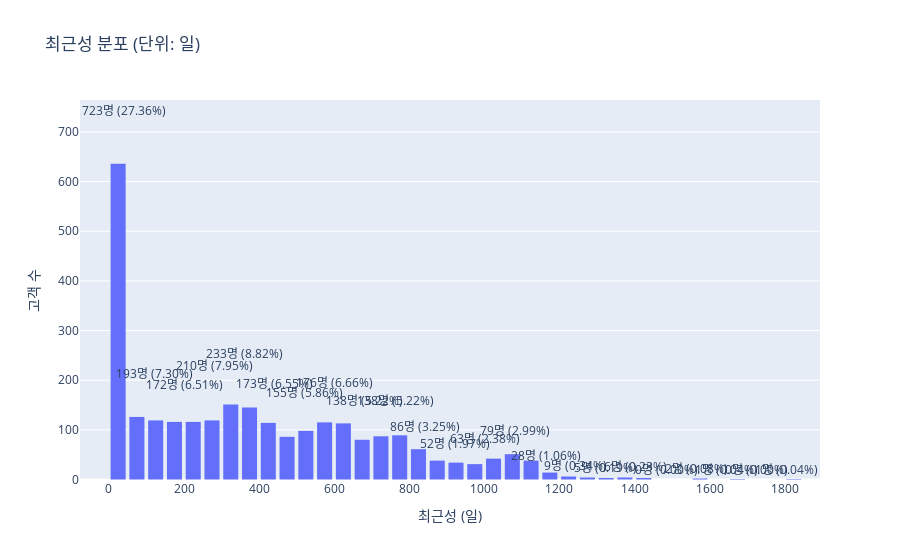
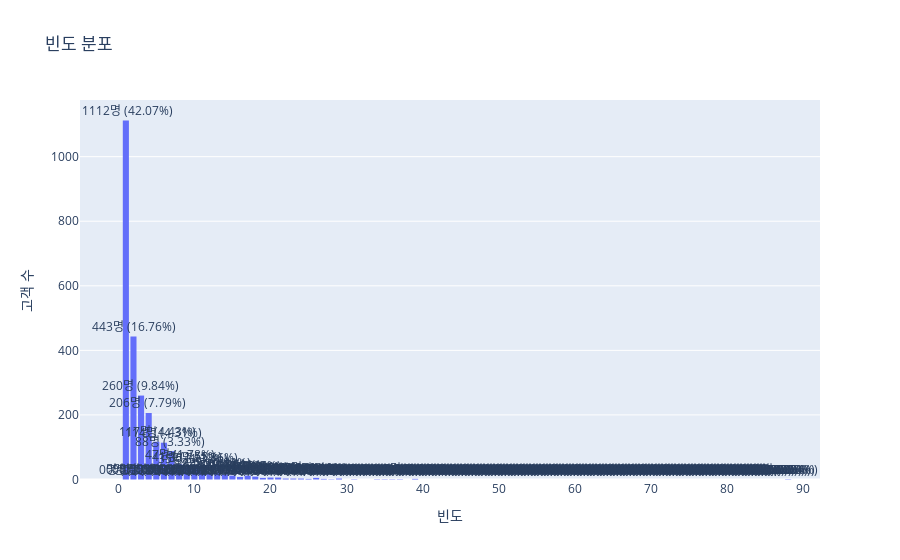
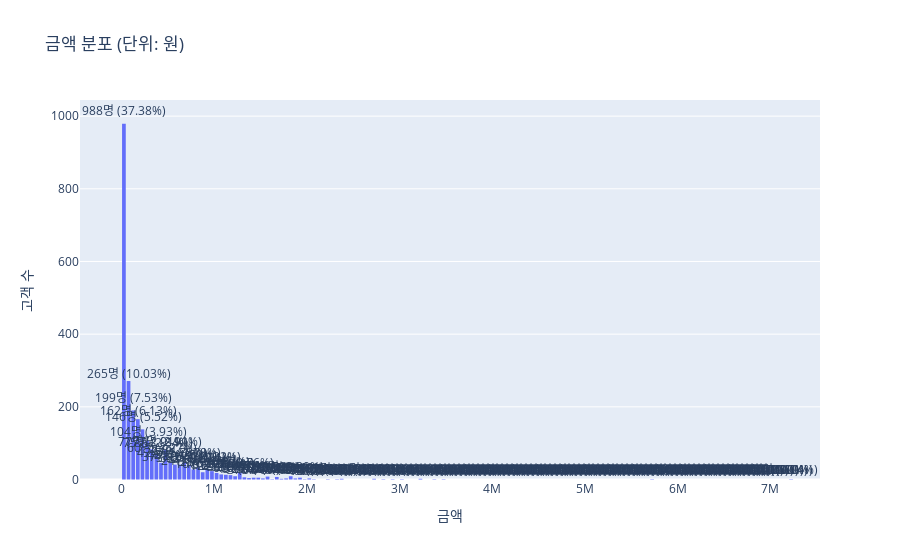
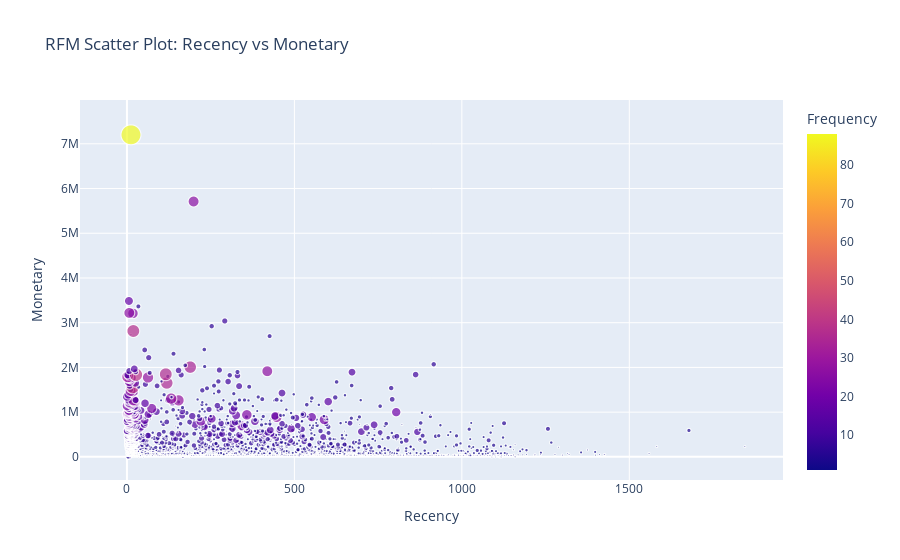

Here is the notebook cell these charts were saved with, in order:
### Code cell
import pandas as pd
from datetime import datetime
import plotly.graph_objects as go
import plotly.express as px
from qrytool import load_data_into_dataframe
import numpy as np


def add_percentage_annotations(fig, data_column, unit):
    counts, bins = np.histogram(data_column, bins='auto')  # 데이터에 따라 자동으로 구간을 정합니다.
    total = sum(counts)  # 전체 개수를 계산합니다.

    # 각 구간(bin)마다 주석을 추가합니다.
    for count, bin_left, bin_right in zip(counts, bins[:-1], bins[1:]):
        bin_center = (bin_left + bin_right) / 2  # 구간의 중간 지점을 계산합니다.
        percentage = (count / total) * 100  # 해당 구간의 비율(퍼센트)을 계산합니다.
        annotation_text = f"{count}{unit}\n({percentage:.2f}%)"  # 주석 텍스트를 준비합니다.
        fig.add_annotation(x=bin_center, y=count, text=annotation_text, showarrow=False, yshift=10)


qry = """
    SELECT all_id, 주문id,결제일시::date,MAX(세후순결제금액) as 결제액
FROM salesmatrix
WHERE all_id IS NOT NULL AND 결제일시::date >= TO_DATE('2018-01-01', 'YYYY-MM-DD')
    AND 정산='합산'
GROUP BY all_id,주문id,결제일시::date;
    """
df = load_data_into_dataframe(qry)

# Convert '결제일시' to datetime
df['결제일시'] = pd.to_datetime(df['결제일시'])

# Calculate RFM metrics
NOW = datetime.now()
rfm = df.groupby('all_id').agg({
    '결제일시': lambda x: (NOW - x.max()).days,
    '주문id': 'count',
    '결제액': 'sum'
}).rename(columns={'결제일시': 'Recency', '주문id': 'Frequency', '결제액': 'Monetary'})

for col in ['Recency', 'Frequency', 'Monetary']:
    total_count = rfm[col].count()
    rfm[f'{col}_text'] = rfm[col].apply(lambda x: f"{x}\n({(x/total_count*100):.2f}%)")

# For Recency, the sorting issue does not apply as it's numerical
fig1 = px.histogram(rfm, x='Recency', title='최근성 분포 (단위: 일)')
fig1.update_layout(xaxis_title='최근성 (일)', yaxis_title='고객 수', bargap=0.2)

add_percentage_annotations(fig1, rfm['Recency'], '명')

# Sort 'Frequency' for plotting
rfm = rfm.sort_values(by=['Frequency'], ascending=False)

# Convert to categorical with ordered categories
rfm['Frequency_cat'] = pd.Categorical(rfm['Frequency'], categories=rfm['Frequency'].unique(), ordered=True)

# Frequency Distribution
fig2 = px.histogram(rfm, x='Frequency_cat', title='빈도 분포')
fig2.update_layout(xaxis_title='빈도', yaxis_title='고객 수', bargap=0.2)
add_percentage_annotations(fig2, rfm['Frequency'], '명')

# Sort 'Monetary' for plotting
rfm = rfm.sort_values(by=['Monetary'])

# Convert to categorical with ordered categories
rfm['Monetary_cat'] = pd.Categorical(rfm['Monetary'], categories=rfm['Monetary'].unique(), ordered=True)

# Monetary Distribution
fig3 = px.histogram(rfm, x='Monetary_cat', title='금액 분포 (단위: 원)')
fig3.update_layout(xaxis_title='금액', yaxis_title='고객 수', bargap=0.2)
add_percentage_annotations(fig3, rfm['Monetary'],'명')
fig1.show()
fig2.show()
fig3.show()

# Optional: Scatter plot for RFM segments (e.g., Recency vs Monetary)
fig4 = px.scatter(rfm, x='Recency', y='Monetary', size='Frequency', color='Frequency',
                  hover_name=rfm.index, title='RFM Scatter Plot: Recency vs Monetary')
fig4.show()

### Figure 1 — Plotly figure (JSON) as saved in the notebook; plotly's stock layout.template omitted (floating-point values rounded to 4 significant figures; data arrays with more than 128 entries replaced by an {"elided": "..."} marker saying what was removed)
{"data": [{"alignmentgroup": "True", "bingroup": "x", "hovertemplate": "Recency=%{x}<br>count=%{y}<extra></extra>", "legendgroup": "", "marker": {"color": "#636efa", "pattern": {"shape": ""}}, "name": "", "offsetgroup": "", "orientation": "v", "showlegend": false, "type": "histogram", "x": {"elided": "2643 int values"}, "xaxis": "x", "yaxis": "y"}], "layout": {"annotations": [{"showarrow": false, "text": "723명\n(27.36%)", "x": 40.11, "y": 723, "yshift": 10}, {"showarrow": false, "text": "193명\n(7.30%)", "x": 120.3, "y": 193, "yshift": 10}, {"showarrow": false, "text": "172명\n(6.51%)", "x": 200.5, "y": 172, "yshift": 10}, {"showarrow": false, "text": "210명\n(7.95%)", "x": 280.8, "y": 210, "yshift": 10}, {"showarrow": false, "text": "233명\n(8.82%)", "x": 361.0, "y": 233, "yshift": 10}, {"showarrow": false, "text": "173명\n(6.55%)", "x": 441.2, "y": 173, "yshift": 10}, {"showarrow": false, "text": "155명\n(5.86%)", "x": 521.4, "y": 155, "yshift": 10}, {"showarrow": false, "text": "176명\n(6.66%)", "x": 601.6, "y": 176, "yshift": 10}, {"showarrow": false, "text": "138명\n(5.22%)", "x": 681.8, "y": 138, "yshift": 10}, {"showarrow": false, "text": "138명\n(5.22%)", "x": 762.1, "y": 138, "yshift": 10}, {"showarrow": false, "text": "86명\n(3.25%)", "x": 842.3, "y": 86, "yshift": 10}, {"showarrow": false, "text": "52명\n(1.97%)", "x": 922.5, "y": 52, "yshift": 10}, {"showarrow": false, "text": "63명\n(2.38%)", "x": 1003.0, "y": 63, "yshift": 10}, {"showarrow": false, "text": "79명\n(2.99%)", "x": 1083.0, "y": 79, "yshift": 10}, {"showarrow": false, "text": "28명\n(1.06%)", "x": 1163.0, "y": 28, "yshift": 10}, {"showarrow": false, "text": "9명\n(0.34%)", "x": 1243.0, "y": 9, "yshift": 10}, {"showarrow": false, "text": "5명\n(0.19%)", "x": 1324.0, "y": 5, "yshift": 10}, {"showarrow": false, "text": "6명\n(0.23%)", "x": 1404.0, "y": 6, "yshift": 10}, {"showarrow": false, "text": "0명\n(0.00%)", "x": 1484.0, "y": 0, "yshift": 10}, {"showarrow": false, "text": "2명\n(0.08%)", "x": 1564.0, "y": 2, "yshift": 10}, {"showarrow": false, "text": "1명\n(0.04%)", "x": 1644.0, "y": 1, "yshift": 10}, {"showarrow": false, "text": "0명\n(0.00%)", "x": 1725.0, "y": 0, "yshift": 10}, {"showarrow": false, "text": "1명\n(0.04%)", "x": 1805.0, "y": 1, "yshift": 10}], "bargap": 0.2, "barmode": "relative", "legend": {"tracegroupgap": 0}, "title": {"text": "최근성 분포 (단위: 일)"}, "xaxis": {"anchor": "y", "domain": [0, 1], "title": {"text": "최근성 (일)"}}, "yaxis": {"anchor": "x", "domain": [0, 1], "title": {"text": "고객 수"}}}}

### Figure 2 — Plotly figure (JSON) as saved in the notebook; plotly's stock layout.template omitted (floating-point values rounded to 4 significant figures; data arrays with more than 128 entries replaced by an {"elided": "..."} marker saying what was removed)
{"data": [{"alignmentgroup": "True", "bingroup": "x", "hovertemplate": "Frequency_cat=%{x}<br>count=%{y}<extra></extra>", "legendgroup": "", "marker": {"color": "#636efa", "pattern": {"shape": ""}}, "name": "", "offsetgroup": "", "orientation": "v", "showlegend": false, "type": "histogram", "x": {"elided": "2643 int values"}, "xaxis": "x", "yaxis": "y"}], "layout": {"annotations": [{"showarrow": false, "text": "1112명\n(42.07%)", "x": 1.216, "y": 1112, "yshift": 10}, {"showarrow": false, "text": "0명\n(0.00%)", "x": 1.649, "y": 0, "yshift": 10}, {"showarrow": false, "text": "443명\n(16.76%)", "x": 2.082, "y": 443, "yshift": 10}, {"showarrow": false, "text": "0명\n(0.00%)", "x": 2.515, "y": 0, "yshift": 10}, {"showarrow": false, "text": "260명\n(9.84%)", "x": 2.948, "y": 260, "yshift": 10}, {"showarrow": false, "text": "0명\n(0.00%)", "x": 3.381, "y": 0, "yshift": 10}, {"showarrow": false, "text": "206명\n(7.79%)", "x": 3.813, "y": 206, "yshift": 10}, {"showarrow": false, "text": "0명\n(0.00%)", "x": 4.246, "y": 0, "yshift": 10}, {"showarrow": false, "text": "0명\n(0.00%)", "x": 4.679, "y": 0, "yshift": 10}, {"showarrow": false, "text": "117명\n(4.43%)", "x": 5.112, "y": 117, "yshift": 10}, {"showarrow": false, "text": "0명\n(0.00%)", "x": 5.545, "y": 0, "yshift": 10}, {"showarrow": false, "text": "114명\n(4.31%)", "x": 5.978, "y": 114, "yshift": 10}, {"showarrow": false, "text": "0명\n(0.00%)", "x": 6.41, "y": 0, "yshift": 10}, {"showarrow": false, "text": "88명\n(3.33%)", "x": 6.843, "y": 88, "yshift": 10}, {"showarrow": false, "text": "0명\n(0.00%)", "x": 7.276, "y": 0, "yshift": 10}, {"showarrow": false, "text": "0명\n(0.00%)", "x": 7.709, "y": 0, "yshift": 10}, {"showarrow": false, "text": "47명\n(1.78%)", "x": 8.142, "y": 47, "yshift": 10}, {"showarrow": false, "text": "0명\n(0.00%)", "x": 8.575, "y": 0, "yshift": 10}, {"showarrow": false, "text": "41명\n(1.55%)", "x": 9.007, "y": 41, "yshift": 10}, {"showarrow": false, "text": "0명\n(0.00%)", "x": 9.44, "y": 0, "yshift": 10}, {"showarrow": false, "text": "35명\n(1.32%)", "x": 9.873, "y": 35, "yshift": 10}, {"showarrow": false, "text": "0명\n(0.00%)", "x": 10.31, "y": 0, "yshift": 10}, {"showarrow": false, "text": "0명\n(0.00%)", "x": 10.74, "y": 0, "yshift": 10}, {"showarrow": false, "text": "36명\n(1.36%)", "x": 11.17, "y": 36, "yshift": 10}, {"showarrow": false, "text": "0명\n(0.00%)", "x": 11.6, "y": 0, "yshift": 10}, {"showarrow": false, "text": "18명\n(0.68%)", "x": 12.04, "y": 18, "yshift": 10}, {"showarrow": false, "text": "0명\n(0.00%)", "x": 12.47, "y": 0, "yshift": 10}, {"showarrow": false, "text": "22명\n(0.83%)", "x": 12.9, "y": 22, "yshift": 10}, {"showarrow": false, "text": "0명\n(0.00%)", "x": 13.34, "y": 0, "yshift": 10}, {"showarrow": false, "text": "0명\n(0.00%)", "x": 13.77, "y": 0, "yshift": 10}, {"showarrow": false, "text": "16명\n(0.61%)", "x": 14.2, "y": 16, "yshift": 10}, {"showarrow": false, "text": "0명\n(0.00%)", "x": 14.63, "y": 0, "yshift": 10}, {"showarrow": false, "text": "12명\n(0.45%)", "x": 15.07, "y": 12, "yshift": 10}, {"showarrow": false, "text": "0명\n(0.00%)", "x": 15.5, "y": 0, "yshift": 10}, {"showarrow": false, "text": "8명\n(0.30%)", "x": 15.93, "y": 8, "yshift": 10}, {"showarrow": false, "text": "0명\n(0.00%)", "x": 16.37, "y": 0, "yshift": 10}, {"showarrow": false, "text": "12명\n(0.45%)", "x": 16.8, "y": 12, "yshift": 10}, {"showarrow": false, "text": "0명\n(0.00%)", "x": 17.23, "y": 0, "yshift": 10}, {"showarrow": false, "text": "0명\n(0.00%)", "x": 17.66, "y": 0, "yshift": 10}, {"showarrow": false, "text": "9명\n(0.34%)", "x": 18.1, "y": 9, "yshift": 10}, {"showarrow": false, "text": "0명\n(0.00%)", "x": 18.53, "y": 0, "yshift": 10}, {"showarrow": false, "text": "5명\n(0.19%)", "x": 18.96, "y": 5, "yshift": 10}, {"showarrow": false, "text": "0명\n(0.00%)", "x": 19.4, "y": 0, "yshift": 10}, {"showarrow": false, "text": "6명\n(0.23%)", "x": 19.83, "y": 6, "yshift": 10}, {"showarrow": false, "text": "0명\n(0.00%)", "x": 20.26, "y": 0, "yshift": 10}, {"showarrow": false, "text": "0명\n(0.00%)", "x": 20.69, "y": 0, "yshift": 10}, {"showarrow": false, "text": "6명\n(0.23%)", "x": 21.13, "y": 6, "yshift": 10}, {"showarrow": false, "text": "0명\n(0.00%)", "x": 21.56, "y": 0, "yshift": 10}, {"showarrow": false, "text": "3명\n(0.11%)", "x": 21.99, "y": 3, "yshift": 10}, {"showarrow": false, "text": "0명\n(0.00%)", "x": 22.43, "y": 0, "yshift": 10}, {"showarrow": false, "text": "3명\n(0.11%)", "x": 22.86, "y": 3, "yshift": 10}, {"showarrow": false, "text": "0명\n(0.00%)", "x": 23.29, "y": 0, "yshift": 10}, {"showarrow": false, "text": "0명\n(0.00%)", "x": 23.72, "y": 0, "yshift": 10}, {"showarrow": false, "text": "3명\n(0.11%)", "x": 24.16, "y": 3, "yshift": 10}, {"showarrow": false, "text": "0명\n(0.00%)", "x": 24.59, "y": 0, "yshift": 10}, {"showarrow": false, "text": "2명\n(0.08%)", "x": 25.02, "y": 2, "yshift": 10}, {"showarrow": false, "text": "0명\n(0.00%)", "x": 25.46, "y": 0, "yshift": 10}, {"showarrow": false, "text": "5명\n(0.19%)", "x": 25.89, "y": 5, "yshift": 10}, {"showarrow": false, "text": "0명\n(0.00%)", "x": 26.32, "y": 0, "yshift": 10}, {"showarrow": false, "text": "0명\n(0.00%)", "x": 26.75, "y": 0, "yshift": 10}, {"showarrow": false, "text": "2명\n(0.08%)", "x": 27.19, "y": 2, "yshift": 10}, {"showarrow": false, "text": "0명\n(0.00%)", "x": 27.62, "y": 0, "yshift": 10}, {"showarrow": false, "text": "1명\n(0.04%)", "x": 28.05, "y": 1, "yshift": 10}, {"showarrow": false, "text": "0명\n(0.00%)", "x": 28.49, "y": 0, "yshift": 10}, {"showarrow": false, "text": "3명\n(0.11%)", "x": 28.92, "y": 3, "yshift": 10}, {"showarrow": false, "text": "0명\n(0.00%)", "x": 29.35, "y": 0, "yshift": 10}, {"showarrow": false, "text": "0명\n(0.00%)", "x": 29.78, "y": 0, "yshift": 10}, {"showarrow": false, "text": "0명\n(0.00%)", "x": 30.22, "y": 0, "yshift": 10}, {"showarrow": false, "text": "0명\n(0.00%)", "x": 30.65, "y": 0, "yshift": 10}, {"showarrow": false, "text": "1명\n(0.04%)", "x": 31.08, "y": 1, "yshift": 10}, {"showarrow": false, "text": "0명\n(0.00%)", "x": 31.51, "y": 0, "yshift": 10}, {"showarrow": false, "text": "0명\n(0.00%)", "x": 31.95, "y": 0, "yshift": 10}, {"showarrow": false, "text": "0명\n(0.00%)", "x": 32.38, "y": 0, "yshift": 10}, {"showarrow": false, "text": "0명\n(0.00%)", "x": 32.81, "y": 0, "yshift": 10}, {"showarrow": false, "text": "0명\n(0.00%)", "x": 33.25, "y": 0, "yshift": 10}, {"showarrow": false, "text": "0명\n(0.00%)", "x": 33.68, "y": 0, "yshift": 10}, {"showarrow": false, "text": "1명\n(0.04%)", "x": 34.11, "y": 1, "yshift": 10}, {"showarrow": false, "text": "0명\n(0.00%)", "x": 34.54, "y": 0, "yshift": 10}, {"showarrow": false, "text": "1명\n(0.04%)", "x": 34.98, "y": 1, "yshift": 10}, {"showarrow": false, "text": "0명\n(0.00%)", "x": 35.41, "y": 0, "yshift": 10}, {"showarrow": false, "text": "1명\n(0.04%)", "x": 35.84, "y": 1, "yshift": 10}, {"showarrow": false, "text": "0명\n(0.00%)", "x": 36.28, "y": 0, "yshift": 10}, {"showarrow": false, "text": "0명\n(0.00%)", "x": 36.71, "y": 0, "yshift": 10}, {"showarrow": false, "text": "1명\n(0.04%)", "x": 37.14, "y": 1, "yshift": 10}, {"showarrow": false, "text": "0명\n(0.00%)", "x": 37.57, "y": 0, "yshift": 10}, {"showarrow": false, "text": "0명\n(0.00%)", "x": 38.01, "y": 0, "yshift": 10}, {"showarrow": false, "text": "0명\n(0.00%)", "x": 38.44, "y": 0, "yshift": 10}, {"showarrow": false, "text": "2명\n(0.08%)", "x": 38.87, "y": 2, "yshift": 10}, {"showarrow": false, "text": "0명\n(0.00%)", "x": 39.31, "y": 0, "yshift": 10}, {"showarrow": false, "text": "0명\n(0.00%)", "x": 39.74, "y": 0, "yshift": 10}, {"showarrow": false, "text": "0명\n(0.00%)", "x": 40.17, "y": 0, "yshift": 10}, {"showarrow": false, "text": "0명\n(0.00%)", "x": 40.6, "y": 0, "yshift": 10}, {"showarrow": false, "text": "0명\n(0.00%)", "x": 41.04, "y": 0, "yshift": 10}, {"showarrow": false, "text": "0명\n(0.00%)", "x": 41.47, "y": 0, "yshift": 10}, {"showarrow": false, "text": "0명\n(0.00%)", "x": 41.9, "y": 0, "yshift": 10}, {"showarrow": false, "text": "0명\n(0.00%)", "x": 42.34, "y": 0, "yshift": 10}, {"showarrow": false, "text": "0명\n(0.00%)", "x": 42.77, "y": 0, "yshift": 10}, {"showarrow": false, "text": "0명\n(0.00%)", "x": 43.2, "y": 0, "yshift": 10}, {"showarrow": false, "text": "0명\n(0.00%)", "x": 43.63, "y": 0, "yshift": 10}, {"showarrow": false, "text": "0명\n(0.00%)", "x": 44.07, "y": 0, "yshift": 10}, {"showarrow": false, "text": "0명\n(0.00%)", "x": 44.5, "y": 0, "yshift": 10}, {"showarrow": false, "text": "0명\n(0.00%)", "x": 44.93, "y": 0, "yshift": 10}, {"showarrow": false, "text": "0명\n(0.00%)", "x": 45.37, "y": 0, "yshift": 10}, {"showarrow": false, "text": "0명\n(0.00%)", "x": 45.8, "y": 0, "yshift": 10}, {"showarrow": false, "text": "0명\n(0.00%)", "x": 46.23, "y": 0, "yshift": 10}, {"showarrow": false, "text": "0명\n(0.00%)", "x": 46.66, "y": 0, "yshift": 10}, {"showarrow": false, "text": "0명\n(0.00%)", "x": 47.1, "y": 0, "yshift": 10}, {"showarrow": false, "text": "0명\n(0.00%)", "x": 47.53, "y": 0, "yshift": 10}, {"showarrow": false, "text": "0명\n(0.00%)", "x": 47.96, "y": 0, "yshift": 10}, {"showarrow": false, "text": "0명\n(0.00%)", "x": 48.4, "y": 0, "yshift": 10}, {"showarrow": false, "text": "0명\n(0.00%)", "x": 48.83, "y": 0, "yshift": 10}, {"showarrow": false, "text": "0명\n(0.00%)", "x": 49.26, "y": 0, "yshift": 10}, {"showarrow": false, "text": "0명\n(0.00%)", "x": 49.69, "y": 0, "yshift": 10}, {"showarrow": false, "text": "0명\n(0.00%)", "x": 50.13, "y": 0, "yshift": 10}, {"showarrow": false, "text": "0명\n(0.00%)", "x": 50.56, "y": 0, "yshift": 10}, {"showarrow": false, "text": "0명\n(0.00%)", "x": 50.99, "y": 0, "yshift": 10}, {"showarrow": false, "text": "0명\n(0.00%)", "x": 51.43, "y": 0, "yshift": 10}, {"showarrow": false, "text": "0명\n(0.00%)", "x": 51.86, "y": 0, "yshift": 10}, {"showarrow": false, "text": "0명\n(0.00%)", "x": 52.29, "y": 0, "yshift": 10}, {"showarrow": false, "text": "0명\n(0.00%)", "x": 52.72, "y": 0, "yshift": 10}, {"showarrow": false, "text": "0명\n(0.00%)", "x": 53.16, "y": 0, "yshift": 10}, {"showarrow": false, "text": "0명\n(0.00%)", "x": 53.59, "y": 0, "yshift": 10}, {"showarrow": false, "text": "0명\n(0.00%)", "x": 54.02, "y": 0, "yshift": 10}, {"showarrow": false, "text": "0명\n(0.00%)", "x": 54.46, "y": 0, "yshift": 10}, {"showarrow": false, "text": "0명\n(0.00%)", "x": 54.89, "y": 0, "yshift": 10}, {"showarrow": false, "text": "0명\n(0.00%)", "x": 55.32, "y": 0, "yshift": 10}, {"showarrow": false, "text": "0명\n(0.00%)", "x": 55.75, "y": 0, "yshift": 10}, {"showarrow": false, "text": "0명\n(0.00%)", "x": 56.19, "y": 0, "yshift": 10}, {"showarrow": false, "text": "0명\n(0.00%)", "x": 56.62, "y": 0, "yshift": 10}, {"showarrow": false, "text": "0명\n(0.00%)", "x": 57.05, "y": 0, "yshift": 10}, {"showarrow": false, "text": "0명\n(0.00%)", "x": 57.49, "y": 0, "yshift": 10}, {"showarrow": false, "text": "0명\n(0.00%)", "x": 57.92, "y": 0, "yshift": 10}, {"showarrow": false, "text": "0명\n(0.00%)", "x": 58.35, "y": 0, "yshift": 10}, {"showarrow": false, "text": "0명\n(0.00%)", "x": 58.78, "y": 0, "yshift": 10}, {"showarrow": false, "text": "0명\n(0.00%)", "x": 59.22, "y": 0, "yshift": 10}, {"showarrow": false, "text": "0명\n(0.00%)", "x": 59.65, "y": 0, "yshift": 10}, {"showarrow": false, "text": "0명\n(0.00%)", "x": 60.08, "y": 0, "yshift": 10}, {"showarrow": false, "text": "0명\n(0.00%)", "x": 60.51, "y": 0, "yshift": 10}, {"showarrow": false, "text": "0명\n(0.00%)", "x": 60.95, "y": 0, "yshift": 10}, {"showarrow": false, "text": "0명\n(0.00%)", "x": 61.38, "y": 0, "yshift": 10}, {"showarrow": false, "text": "0명\n(0.00%)", "x": 61.81, "y": 0, "yshift": 10}, {"showarrow": false, "text": "0명\n(0.00%)", "x": 62.25, "y": 0, "yshift": 10}, {"showarrow": false, "text": "0명\n(0.00%)", "x": 62.68, "y": 0, "yshift": 10}, {"showarrow": false, "text": "0명\n(0.00%)", "x": 63.11, "y": 0, "yshift": 10}, {"showarrow": false, "text": "0명\n(0.00%)", "x": 63.54, "y": 0, "yshift": 10}, {"showarrow": false, "text": "0명\n(0.00%)", "x": 63.98, "y": 0, "yshift": 10}, {"showarrow": false, "text": "0명\n(0.00%)", "x": 64.41, "y": 0, "yshift": 10}, {"showarrow": false, "text": "0명\n(0.00%)", "x": 64.84, "y": 0, "yshift": 10}, {"showarrow": false, "text": "0명\n(0.00%)", "x": 65.28, "y": 0, "yshift": 10}, {"showarrow": false, "text": "0명\n(0.00%)", "x": 65.71, "y": 0, "yshift": 10}, {"showarrow": false, "text": "0명\n(0.00%)", "x": 66.14, "y": 0, "yshift": 10}, {"showarrow": false, "text": "0명\n(0.00%)", "x": 66.57, "y": 0, "yshift": 10}, {"showarrow": false, "text": "0명\n(0.00%)", "x": 67.01, "y": 0, "yshift": 10}, {"showarrow": false, "text": "0명\n(0.00%)", "x": 67.44, "y": 0, "yshift": 10}, {"showarrow": false, "text": "0명\n(0.00%)", "x": 67.87, "y": 0, "yshift": 10}, {"showarrow": false, "text": "0명\n(0.00%)", "x": 68.31, "y": 0, "yshift": 10}, {"showarrow": false, "text": "0명\n(0.00%)", "x": 68.74, "y": 0, "yshift": 10}, {"showarrow": false, "text": "0명\n(0.00%)", "x": 69.17, "y": 0, "yshift": 10}, {"showarrow": false, "text": "0명\n(0.00%)", "x": 69.6, "y": 0, "yshift": 10}, {"showarrow": false, "text": "0명\n(0.00%)", "x": 70.04, "y": 0, "yshift": 10}, {"showarrow": false, "text": "0명\n(0.00%)", "x": 70.47, "y": 0, "yshift": 10}, {"showarrow": false, "text": "0명\n(0.00%)", "x": 70.9, "y": 0, "yshift": 10}, {"showarrow": false, "text": "0명\n(0.00%)", "x": 71.34, "y": 0, "yshift": 10}, {"showarrow": false, "text": "0명\n(0.00%)", "x": 71.77, "y": 0, "yshift": 10}, {"showarrow": false, "text": "0명\n(0.00%)", "x": 72.2, "y": 0, "yshift": 10}, {"showarrow": false, "text": "0명\n(0.00%)", "x": 72.63, "y": 0, "yshift": 10}, {"showarrow": false, "text": "0명\n(0.00%)", "x": 73.07, "y": 0, "yshift": 10}, {"showarrow": false, "text": "0명\n(0.00%)", "x": 73.5, "y": 0, "yshift": 10}, {"showarrow": false, "text": "0명\n(0.00%)", "x": 73.93, "y": 0, "yshift": 10}, {"showarrow": false, "text": "0명\n(0.00%)", "x": 74.37, "y": 0, "yshift": 10}, {"showarrow": false, "text": "0명\n(0.00%)", "x": 74.8, "y": 0, "yshift": 10}, {"showarrow": false, "text": "0명\n(0.00%)", "x": 75.23, "y": 0, "yshift": 10}, {"showarrow": false, "text": "0명\n(0.00%)", "x": 75.66, "y": 0, "yshift": 10}, {"showarrow": false, "text": "0명\n(0.00%)", "x": 76.1, "y": 0, "yshift": 10}, {"showarrow": false, "text": "0명\n(0.00%)", "x": 76.53, "y": 0, "yshift": 10}, {"showarrow": false, "text": "0명\n(0.00%)", "x": 76.96, "y": 0, "yshift": 10}, {"showarrow": false, "text": "0명\n(0.00%)", "x": 77.4, "y": 0, "yshift": 10}, {"showarrow": false, "text": "0명\n(0.00%)", "x": 77.83, "y": 0, "yshift": 10}, {"showarrow": false, "text": "0명\n(0.00%)", "x": 78.26, "y": 0, "yshift": 10}, {"showarrow": false, "text": "0명\n(0.00%)", "x": 78.69, "y": 0, "yshift": 10}, {"showarrow": false, "text": "0명\n(0.00%)", "x": 79.13, "y": 0, "yshift": 10}, {"showarrow": false, "text": "0명\n(0.00%)", "x": 79.56, "y": 0, "yshift": 10}, {"showarrow": false, "text": "0명\n(0.00%)", "x": 79.99, "y": 0, "yshift": 10}, {"showarrow": false, "text": "0명\n(0.00%)", "x": 80.43, "y": 0, "yshift": 10}, {"showarrow": false, "text": "0명\n(0.00%)", "x": 80.86, "y": 0, "yshift": 10}, {"showarrow": false, "text": "0명\n(0.00%)", "x": 81.29, "y": 0, "yshift": 10}, {"showarrow": false, "text": "0명\n(0.00%)", "x": 81.72, "y": 0, "yshift": 10}, {"showarrow": false, "text": "0명\n(0.00%)", "x": 82.16, "y": 0, "yshift": 10}, {"showarrow": false, "text": "0명\n(0.00%)", "x": 82.59, "y": 0, "yshift": 10}, {"showarrow": false, "text": "0명\n(0.00%)", "x": 83.02, "y": 0, "yshift": 10}, {"showarrow": false, "text": "0명\n(0.00%)", "x": 83.46, "y": 0, "yshift": 10}, {"showarrow": false, "text": "0명\n(0.00%)", "x": 83.89, "y": 0, "yshift": 10}, {"showarrow": false, "text": "0명\n(0.00%)", "x": 84.32, "y": 0, "yshift": 10}, {"showarrow": false, "text": "0명\n(0.00%)", "x": 84.75, "y": 0, "yshift": 10}, {"showarrow": false, "text": "0명\n(0.00%)", "x": 85.19, "y": 0, "yshift": 10}, {"showarrow": false, "text": "0명\n(0.00%)", "x": 85.62, "y": 0, "yshift": 10}, {"showarrow": false, "text": "0명\n(0.00%)", "x": 86.05, "y": 0, "yshift": 10}, {"showarrow": false, "text": "0명\n(0.00%)", "x": 86.49, "y": 0, "yshift": 10}, {"showarrow": false, "text": "0명\n(0.00%)", "x": 86.92, "y": 0, "yshift": 10}, {"showarrow": false, "text": "0명\n(0.00%)", "x": 87.35, "y": 0, "yshift": 10}, {"showarrow": false, "text": "1명\n(0.04%)", "x": 87.78, "y": 1, "yshift": 10}], "bargap": 0.2, "barmode": "relative", "legend": {"tracegroupgap": 0}, "title": {"text": "빈도 분포"}, "xaxis": {"anchor": "y", "domain": [0, 1], "title": {"text": "빈도"}}, "yaxis": {"anchor": "x", "domain": [0, 1], "title": {"text": "고객 수"}}}}

### Figure 3 — Plotly figure (JSON) as saved in the notebook; plotly's stock layout.template omitted (floating-point values rounded to 4 significant figures; data arrays with more than 128 entries replaced by an {"elided": "..."} marker saying what was removed)
{"data": [{"alignmentgroup": "True", "bingroup": "x", "hovertemplate": "Monetary_cat=%{x}<br>count=%{y}<extra></extra>", "legendgroup": "", "marker": {"color": "#636efa", "pattern": {"shape": ""}}, "name": "", "offsetgroup": "", "orientation": "v", "showlegend": false, "type": "histogram", "x": {"elided": "2643 int values"}, "xaxis": "x", "yaxis": "y"}], "layout": {"annotations": [{"showarrow": false, "text": "988명\n(37.38%)", "x": 25900.0, "y": 988, "yshift": 10}, {"showarrow": false, "text": "265명\n(10.03%)", "x": 77710.0, "y": 265, "yshift": 10}, {"showarrow": false, "text": "199명\n(7.53%)", "x": 129500.0, "y": 199, "yshift": 10}, {"showarrow": false, "text": "162명\n(6.13%)", "x": 181300.0, "y": 162, "yshift": 10}, {"showarrow": false, "text": "146명\n(5.52%)", "x": 233100.0, "y": 146, "yshift": 10}, {"showarrow": false, "text": "104명\n(3.93%)", "x": 284900.0, "y": 104, "yshift": 10}, {"showarrow": false, "text": "77명\n(2.91%)", "x": 336700.0, "y": 77, "yshift": 10}, {"showarrow": false, "text": "75명\n(2.84%)", "x": 388500.0, "y": 75, "yshift": 10}, {"showarrow": false, "text": "60명\n(2.27%)", "x": 440300.0, "y": 60, "yshift": 10}, {"showarrow": false, "text": "77명\n(2.91%)", "x": 492200.0, "y": 77, "yshift": 10}, {"showarrow": false, "text": "47명\n(1.78%)", "x": 544000.0, "y": 47, "yshift": 10}, {"showarrow": false, "text": "37명\n(1.40%)", "x": 595800.0, "y": 37, "yshift": 10}, {"showarrow": false, "text": "42명\n(1.59%)", "x": 647600.0, "y": 42, "yshift": 10}, {"showarrow": false, "text": "47명\n(1.78%)", "x": 699400.0, "y": 47, "yshift": 10}, {"showarrow": false, "text": "34명\n(1.29%)", "x": 751200.0, "y": 34, "yshift": 10}, {"showarrow": false, "text": "24명\n(0.91%)", "x": 803000.0, "y": 24, "yshift": 10}, {"showarrow": false, "text": "32명\n(1.21%)", "x": 854800.0, "y": 32, "yshift": 10}, {"showarrow": false, "text": "35명\n(1.32%)", "x": 906600.0, "y": 35, "yshift": 10}, {"showarrow": false, "text": "16명\n(0.61%)", "x": 958400.0, "y": 16, "yshift": 10}, {"showarrow": false, "text": "23명\n(0.87%)", "x": 1010000.0, "y": 23, "yshift": 10}, {"showarrow": false, "text": "16명\n(0.61%)", "x": 1062000.0, "y": 16, "yshift": 10}, {"showarrow": false, "text": "12명\n(0.45%)", "x": 1114000.0, "y": 12, "yshift": 10}, {"showarrow": false, "text": "12명\n(0.45%)", "x": 1166000.0, "y": 12, "yshift": 10}, {"showarrow": false, "text": "12명\n(0.45%)", "x": 1217000.0, "y": 12, "yshift": 10}, {"showarrow": false, "text": "20명\n(0.76%)", "x": 1269000.0, "y": 20, "yshift": 10}, {"showarrow": false, "text": "6명\n(0.23%)", "x": 1321000.0, "y": 6, "yshift": 10}, {"showarrow": false, "text": "4명\n(0.15%)", "x": 1373000.0, "y": 4, "yshift": 10}, {"showarrow": false, "text": "5명\n(0.19%)", "x": 1425000.0, "y": 5, "yshift": 10}, {"showarrow": false, "text": "6명\n(0.23%)", "x": 1476000.0, "y": 6, "yshift": 10}, {"showarrow": false, "text": "2명\n(0.08%)", "x": 1528000.0, "y": 2, "yshift": 10}, {"showarrow": false, "text": "8명\n(0.30%)", "x": 1580000.0, "y": 8, "yshift": 10}, {"showarrow": false, "text": "3명\n(0.11%)", "x": 1632000.0, "y": 3, "yshift": 10}, {"showarrow": false, "text": "5명\n(0.19%)", "x": 1684000.0, "y": 5, "yshift": 10}, {"showarrow": false, "text": "2명\n(0.08%)", "x": 1735000.0, "y": 2, "yshift": 10}, {"showarrow": false, "text": "4명\n(0.15%)", "x": 1787000.0, "y": 4, "yshift": 10}, {"showarrow": false, "text": "8명\n(0.30%)", "x": 1839000.0, "y": 8, "yshift": 10}, {"showarrow": false, "text": "5명\n(0.19%)", "x": 1891000.0, "y": 5, "yshift": 10}, {"showarrow": false, "text": "4명\n(0.15%)", "x": 1943000.0, "y": 4, "yshift": 10}, {"showarrow": false, "text": "2명\n(0.08%)", "x": 1995000.0, "y": 2, "yshift": 10}, {"showarrow": false, "text": "2명\n(0.08%)", "x": 2046000.0, "y": 2, "yshift": 10}, {"showarrow": false, "text": "0명\n(0.00%)", "x": 2098000.0, "y": 0, "yshift": 10}, {"showarrow": false, "text": "0명\n(0.00%)", "x": 2150000.0, "y": 0, "yshift": 10}, {"showarrow": false, "text": "1명\n(0.04%)", "x": 2202000.0, "y": 1, "yshift": 10}, {"showarrow": false, "text": "0명\n(0.00%)", "x": 2254000.0, "y": 0, "yshift": 10}, {"showarrow": false, "text": "1명\n(0.04%)", "x": 2305000.0, "y": 1, "yshift": 10}, {"showarrow": false, "text": "0명\n(0.00%)", "x": 2357000.0, "y": 0, "yshift": 10}, {"showarrow": false, "text": "2명\n(0.08%)", "x": 2409000.0, "y": 2, "yshift": 10}, {"showarrow": false, "text": "0명\n(0.00%)", "x": 2461000.0, "y": 0, "yshift": 10}, {"showarrow": false, "text": "0명\n(0.00%)", "x": 2513000.0, "y": 0, "yshift": 10}, {"showarrow": false, "text": "0명\n(0.00%)", "x": 2564000.0, "y": 0, "yshift": 10}, {"showarrow": false, "text": "0명\n(0.00%)", "x": 2616000.0, "y": 0, "yshift": 10}, {"showarrow": false, "text": "0명\n(0.00%)", "x": 2668000.0, "y": 0, "yshift": 10}, {"showarrow": false, "text": "2명\n(0.08%)", "x": 2720000.0, "y": 2, "yshift": 10}, {"showarrow": false, "text": "0명\n(0.00%)", "x": 2772000.0, "y": 0, "yshift": 10}, {"showarrow": false, "text": "1명\n(0.04%)", "x": 2823000.0, "y": 1, "yshift": 10}, {"showarrow": false, "text": "0명\n(0.00%)", "x": 2875000.0, "y": 0, "yshift": 10}, {"showarrow": false, "text": "1명\n(0.04%)", "x": 2927000.0, "y": 1, "yshift": 10}, {"showarrow": false, "text": "0명\n(0.00%)", "x": 2979000.0, "y": 0, "yshift": 10}, {"showarrow": false, "text": "1명\n(0.04%)", "x": 3031000.0, "y": 1, "yshift": 10}, {"showarrow": false, "text": "0명\n(0.00%)", "x": 3082000.0, "y": 0, "yshift": 10}, {"showarrow": false, "text": "0명\n(0.00%)", "x": 3134000.0, "y": 0, "yshift": 10}, {"showarrow": false, "text": "1명\n(0.04%)", "x": 3186000.0, "y": 1, "yshift": 10}, {"showarrow": false, "text": "1명\n(0.04%)", "x": 3238000.0, "y": 1, "yshift": 10}, {"showarrow": false, "text": "0명\n(0.00%)", "x": 3290000.0, "y": 0, "yshift": 10}, {"showarrow": false, "text": "1명\n(0.04%)", "x": 3341000.0, "y": 1, "yshift": 10}, {"showarrow": false, "text": "0명\n(0.00%)", "x": 3393000.0, "y": 0, "yshift": 10}, {"showarrow": false, "text": "0명\n(0.00%)", "x": 3445000.0, "y": 0, "yshift": 10}, {"showarrow": false, "text": "1명\n(0.04%)", "x": 3497000.0, "y": 1, "yshift": 10}, {"showarrow": false, "text": "0명\n(0.00%)", "x": 3549000.0, "y": 0, "yshift": 10}, {"showarrow": false, "text": "0명\n(0.00%)", "x": 3600500, "y": 0, "yshift": 10}, {"showarrow": false, "text": "0명\n(0.00%)", "x": 3652000.0, "y": 0, "yshift": 10}, {"showarrow": false, "text": "0명\n(0.00%)", "x": 3704000.0, "y": 0, "yshift": 10}, {"showarrow": false, "text": "0명\n(0.00%)", "x": 3756000.0, "y": 0, "yshift": 10}, {"showarrow": false, "text": "0명\n(0.00%)", "x": 3808000.0, "y": 0, "yshift": 10}, {"showarrow": false, "text": "0명\n(0.00%)", "x": 3860000.0, "y": 0, "yshift": 10}, {"showarrow": false, "text": "0명\n(0.00%)", "x": 3911000.0, "y": 0, "yshift": 10}, {"showarrow": false, "text": "0명\n(0.00%)", "x": 3963000.0, "y": 0, "yshift": 10}, {"showarrow": false, "text": "0명\n(0.00%)", "x": 4015000.0, "y": 0, "yshift": 10}, {"showarrow": false, "text": "0명\n(0.00%)", "x": 4067000.0, "y": 0, "yshift": 10}, {"showarrow": false, "text": "0명\n(0.00%)", "x": 4119000.0, "y": 0, "yshift": 10}, {"showarrow": false, "text": "0명\n(0.00%)", "x": 4170000.0, "y": 0, "yshift": 10}, {"showarrow": false, "text": "0명\n(0.00%)", "x": 4222000.0, "y": 0, "yshift": 10}, {"showarrow": false, "text": "0명\n(0.00%)", "x": 4274000.0, "y": 0, "yshift": 10}, {"showarrow": false, "text": "0명\n(0.00%)", "x": 4326000.0, "y": 0, "yshift": 10}, {"showarrow": false, "text": "0명\n(0.00%)", "x": 4378000.0, "y": 0, "yshift": 10}, {"showarrow": false, "text": "0명\n(0.00%)", "x": 4429000.0, "y": 0, "yshift": 10}, {"showarrow": false, "text": "0명\n(0.00%)", "x": 4481000.0, "y": 0, "yshift": 10}, {"showarrow": false, "text": "0명\n(0.00%)", "x": 4533000.0, "y": 0, "yshift": 10}, {"showarrow": false, "text": "0명\n(0.00%)", "x": 4585000.0, "y": 0, "yshift": 10}, {"showarrow": false, "text": "0명\n(0.00%)", "x": 4637000.0, "y": 0, "yshift": 10}, {"showarrow": false, "text": "0명\n(0.00%)", "x": 4688000.0, "y": 0, "yshift": 10}, {"showarrow": false, "text": "0명\n(0.00%)", "x": 4740000.0, "y": 0, "yshift": 10}, {"showarrow": false, "text": "0명\n(0.00%)", "x": 4792000.0, "y": 0, "yshift": 10}, {"showarrow": false, "text": "0명\n(0.00%)", "x": 4844000.0, "y": 0, "yshift": 10}, {"showarrow": false, "text": "0명\n(0.00%)", "x": 4896000.0, "y": 0, "yshift": 10}, {"showarrow": false, "text": "0명\n(0.00%)", "x": 4947000.0, "y": 0, "yshift": 10}, {"showarrow": false, "text": "0명\n(0.00%)", "x": 4999000.0, "y": 0, "yshift": 10}, {"showarrow": false, "text": "0명\n(0.00%)", "x": 5051000.0, "y": 0, "yshift": 10}, {"showarrow": false, "text": "0명\n(0.00%)", "x": 5103000.0, "y": 0, "yshift": 10}, {"showarrow": false, "text": "0명\n(0.00%)", "x": 5155000.0, "y": 0, "yshift": 10}, {"showarrow": false, "text": "0명\n(0.00%)", "x": 5206000.0, "y": 0, "yshift": 10}, {"showarrow": false, "text": "0명\n(0.00%)", "x": 5258000.0, "y": 0, "yshift": 10}, {"showarrow": false, "text": "0명\n(0.00%)", "x": 5310000.0, "y": 0, "yshift": 10}, {"showarrow": false, "text": "0명\n(0.00%)", "x": 5362000.0, "y": 0, "yshift": 10}, {"showarrow": false, "text": "0명\n(0.00%)", "x": 5414000.0, "y": 0, "yshift": 10}, {"showarrow": false, "text": "0명\n(0.00%)", "x": 5466000.0, "y": 0, "yshift": 10}, {"showarrow": false, "text": "0명\n(0.00%)", "x": 5517000.0, "y": 0, "yshift": 10}, {"showarrow": false, "text": "0명\n(0.00%)", "x": 5569000.0, "y": 0, "yshift": 10}, {"showarrow": false, "text": "0명\n(0.00%)", "x": 5621000.0, "y": 0, "yshift": 10}, {"showarrow": false, "text": "0명\n(0.00%)", "x": 5673000.0, "y": 0, "yshift": 10}, {"showarrow": false, "text": "1명\n(0.04%)", "x": 5725000.0, "y": 1, "yshift": 10}, {"showarrow": false, "text": "0명\n(0.00%)", "x": 5776000.0, "y": 0, "yshift": 10}, {"showarrow": false, "text": "0명\n(0.00%)", "x": 5828000.0, "y": 0, "yshift": 10}, {"showarrow": false, "text": "0명\n(0.00%)", "x": 5880000.0, "y": 0, "yshift": 10}, {"showarrow": false, "text": "0명\n(0.00%)", "x": 5932000.0, "y": 0, "yshift": 10}, {"showarrow": false, "text": "0명\n(0.00%)", "x": 5984000.0, "y": 0, "yshift": 10}, {"showarrow": false, "text": "0명\n(0.00%)", "x": 6035000.0, "y": 0, "yshift": 10}, {"showarrow": false, "text": "0명\n(0.00%)", "x": 6087000.0, "y": 0, "yshift": 10}, {"showarrow": false, "text": "0명\n(0.00%)", "x": 6139000.0, "y": 0, "yshift": 10}, {"showarrow": false, "text": "0명\n(0.00%)", "x": 6191000.0, "y": 0, "yshift": 10}, {"showarrow": false, "text": "0명\n(0.00%)", "x": 6243000.0, "y": 0, "yshift": 10}, {"showarrow": false, "text": "0명\n(0.00%)", "x": 6294000.0, "y": 0, "yshift": 10}, {"showarrow": false, "text": "0명\n(0.00%)", "x": 6346000.0, "y": 0, "yshift": 10}, {"showarrow": false, "text": "0명\n(0.00%)", "x": 6398000.0, "y": 0, "yshift": 10}, {"showarrow": false, "text": "0명\n(0.00%)", "x": 6450000.0, "y": 0, "yshift": 10}, {"showarrow": false, "text": "0명\n(0.00%)", "x": 6502000.0, "y": 0, "yshift": 10}, {"showarrow": false, "text": "0명\n(0.00%)", "x": 6553000.0, "y": 0, "yshift": 10}, {"showarrow": false, "text": "0명\n(0.00%)", "x": 6605000.0, "y": 0, "yshift": 10}, {"showarrow": false, "text": "0명\n(0.00%)", "x": 6657000.0, "y": 0, "yshift": 10}, {"showarrow": false, "text": "0명\n(0.00%)", "x": 6709000.0, "y": 0, "yshift": 10}, {"showarrow": false, "text": "0명\n(0.00%)", "x": 6761000.0, "y": 0, "yshift": 10}, {"showarrow": false, "text": "0명\n(0.00%)", "x": 6812000.0, "y": 0, "yshift": 10}, {"showarrow": false, "text": "0명\n(0.00%)", "x": 6864000.0, "y": 0, "yshift": 10}, {"showarrow": false, "text": "0명\n(0.00%)", "x": 6916000.0, "y": 0, "yshift": 10}, {"showarrow": false, "text": "0명\n(0.00%)", "x": 6968000.0, "y": 0, "yshift": 10}, {"showarrow": false, "text": "0명\n(0.00%)", "x": 7020000.0, "y": 0, "yshift": 10}, {"showarrow": false, "text": "0명\n(0.00%)", "x": 7071000.0, "y": 0, "yshift": 10}, {"showarrow": false, "text": "0명\n(0.00%)", "x": 7123000.0, "y": 0, "yshift": 10}, {"showarrow": false, "text": "1명\n(0.04%)", "x": 7175000.0, "y": 1, "yshift": 10}], "bargap": 0.2, "barmode": "relative", "legend": {"tracegroupgap": 0}, "title": {"text": "금액 분포 (단위: 원)"}, "xaxis": {"anchor": "y", "domain": [0, 1], "title": {"text": "금액"}}, "yaxis": {"anchor": "x", "domain": [0, 1], "title": {"text": "고객 수"}}}}

### Figure 4 — Plotly figure (JSON) as saved in the notebook; plotly's stock layout.template omitted (floating-point values rounded to 4 significant figures; data arrays with more than 128 entries replaced by an {"elided": "..."} marker saying what was removed)
{"data": [{"hovertemplate": "<b>%{hovertext}</b><br><br>Recency=%{x}<br>Monetary=%{y}<br>Frequency=%{marker.color}<extra></extra>", "hovertext": {"elided": "2643 int values"}, "legendgroup": "", "marker": {"color": {"elided": "2643 int values"}, "coloraxis": "coloraxis", "size": {"elided": "2643 int values"}, "sizemode": "area", "sizeref": 0.22, "symbol": "circle"}, "mode": "markers", "name": "", "showlegend": false, "type": "scattergl", "x": {"elided": "2643 int values"}, "xaxis": "x", "y": {"elided": "2643 int values"}, "yaxis": "y"}], "layout": {"coloraxis": {"colorbar": {"title": {"text": "Frequency"}}, "colorscale": [[0, "#0d0887"], [0.1111, "#46039f"], [0.2222, "#7201a8"], [0.3333, "#9c179e"], [0.4444, "#bd3786"], [0.5556, "#d8576b"], [0.6667, "#ed7953"], [0.7778, "#fb9f3a"], [0.8889, "#fdca26"], [1, "#f0f921"]]}, "legend": {"itemsizing": "constant", "tracegroupgap": 0}, "title": {"text": "RFM Scatter Plot: Recency vs Monetary"}, "xaxis": {"anchor": "y", "domain": [0, 1], "title": {"text": "Recency"}}, "yaxis": {"anchor": "x", "domain": [0, 1], "title": {"text": "Monetary"}}}}
